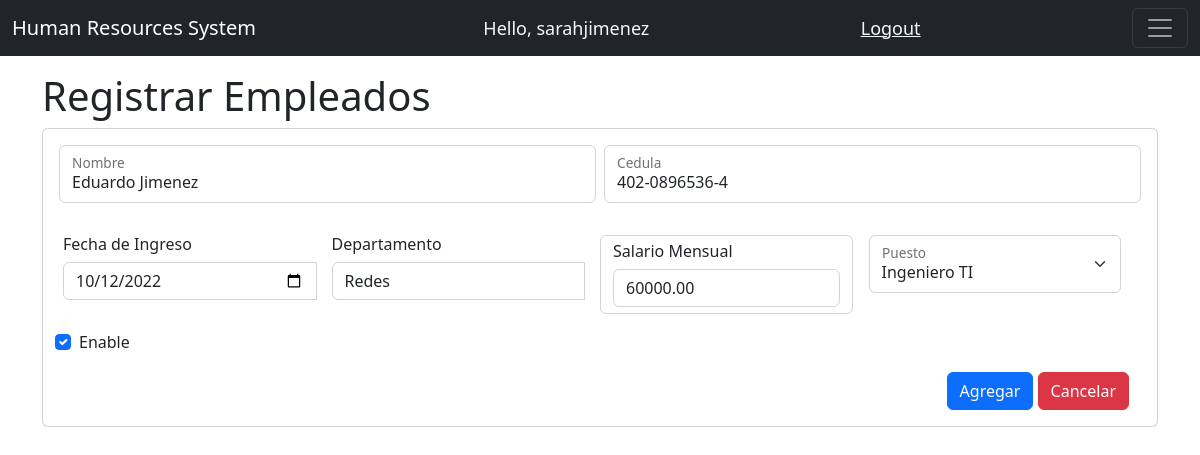
Screenshot of /editarEmpleado/22 (signed in) with the database file from the repository.
### system/models.py (models this page shows, shortened)
class Empleados(models.Model):
    nombre=models.CharField(max_length=75, null=True)
    cedula=models.CharField(max_length=13, null=True, unique=True)
    fechaIngreso=models.DateField(auto_now_add=False, null=True, verbose_name='Fecha de Ingreso')
    departamento=models.CharField(max_length=50, null=True)
    puesto=models.ForeignKey(Puestos, on_delete=models.CASCADE, null=True)
    salarioMensual=models.DecimalField(max_digits=10, decimal_places=2)
    estado=models.BooleanField(default=False)

class Puestos(models.Model):
    NIVELRIESGO = {
        ('Alto', 'Alto'),
        ('Medio', 'Medio'),
        ('Bajo', 'Bajo')
    }
    puesto=models.CharField(max_length=50, null=True)
    nivelRiesgo=models.CharField(max_length=5, null=True, choices=NIVELRIESGO)
    nivelMinimoSalario=models.DecimalField(max_digits=10, decimal_places=2)
    nivelMaximoSalario=models.DecimalField(max_digits=10, decimal_places=2)
    estado=models.BooleanField(default=False)
    def __str__(self):
        return self.puesto

### system/decorators.py (the view)
        def wrapper_func(request, *args, **kwargs):
            group = None
            if request.user.groups.exists():
                group = request.user.groups.all()[0].name
            if group in allowed_roles:
                return view_func(request, *args, **kwargs)
            else:
                return HttpResponse('No estas autorizado para ver esta pagina')

### system/form.py
class EmpleadoForm(forms.ModelForm):
    class Meta:
        model = Empleados
        fields = '__all__'
        widgets = {
            'nombre': forms.TextInput (attrs={'class':'form-control'}),
            'cedula': forms.TextInput (attrs={'class':'form-control'}),
            'fechaIngreso': forms.DateInput (attrs={'class':'form-control', 'type':'date'}),
            'departamento': forms.TextInput (attrs={'class':'form-control'}),
            'puesto': forms.Select (attrs={'class':'form-select'}),
            'salarioMensual': forms.NumberInput (attrs={'class':'form-control'}),
            'estado': forms.CheckboxInput(attrs={'class':'form-check-input'})
        }

### system/views.py (called while the page is built)
@login_required(login_url='loginPage')
@allowed_users(allowed_roles=['admin'])
def editarEmpleado(request, id):
    id = id
    try:
        empleados = Empleados.objects.get(id=id)
    except Empleados.DoesNotExist:
        return redirect('/empleados')
    form = EmpleadoForm(request.POST or None, instance=empleados)
    if form.is_valid():
        form.save()
        return redirect('/empleados')
    context = {'form':form, 'empleados':empleados}
    return render(request, 'system/editarEmpleado.html', context)

### system/templates/system/editarEmpleado.html (shortened to what this page needs)
{% extends 'system/main.html' %}
{% block content %}
<br>
<h1> Registrar Empleados</h1>
<div class="card">
    <div class="card-body">
      <form method="POST">{% csrf_token %}
          <div class="row g-2">
          <div class="col-md">
          <div class="form-floating">
              {{form.nombre}}
              <label for="txtCapacitacion">Nombre</label>
          </div>
          </div>
          <div class="col-md">
            <div class="form-floating">
                {{form.cedula}}
                <label for="txtCapacitacion">Cedula</label>
            </div>
            </div>
          <br>
            <div class="row g-3">
              <div class="col-md">
                  <h6>Fecha de Ingreso</h6>
            <div class="input-group date" data-provide="datepicker">
              {{form.fechaIngreso}}
           </div>
          </div>
          <div class="col-md">
            <h6>Departamento</h6>
      <div class="input-group date" data-provide="datepicker">
        {{form.departamento}}
     </div>
    </div>
            <div class="col-md">
            <div class="form-control" method="POST">
              <h6>Salario Mensual</h6>
              {{form.salarioMensual}}
            </div>
            </div>
            <div class="col-md">
              <div class="form-floating">
                  {{form.puesto}}
                  <label for="txtCapacitacion">Puesto</label>
              </div>
              </div>
            <div class="form-check">
                {{form.estado}}
                <label class="form-check-label" for="checkEstado">
                  Enable
                </label>
              </div>
              <br>
              <div class="modal-footer">
                  <div class="bd-example">
                      <button class="btn btn-primary" type="submit" name="submit">Agregar</button>
              <a class="btn btn-danger" type="button" href="{% url 'empleados' %}">Cancelar</a>
                  </div>
              </div>
          </form>
      </div>
  </div>
{% endblock %}

### system/templates/system/navbar.html (shortened to what this page needs)
{% load static%}
<nav class="navbar navbar-dark bg-dark fixed-top">
    <div class="container-fluid">
      <a class="navbar-brand" href="{% url 'home' %}">Human Resources System</a>
      <span class="hello-msg">Hello, {{request.user}}</span>
      <span><a class="hello-msg" href="{% url 'logoutUser' %}">Logout</a></span>
      <button class="navbar-toggler" type="button" data-bs-toggle="offcanvas" data-bs-target="#offcanvasNavbar" aria-controls="offcanvasNavbar">
        <span class="navbar-toggler-icon"></span>
      </button>
    </div>
  </nav>
  <br>

### static/css/main.css (style rules this page uses)
body { background-color: rgb(255, 255, 255); }

### system/templates/system/navbar.html (style rules this page uses)
.hello-msg { font-size: 18px; color: aliceblue; }

### rows the page displays
Empleados: nombre "Eduardo Jimenez", cedula "402-0896536-4", fechaIngreso "10/12/2022", departamento "Redes", salarioMensual "60000.00", estado "☑"
Puestos: puesto "Ingeniero TI"

### other values shown
{{ request.user }} "sarahjimenez"
